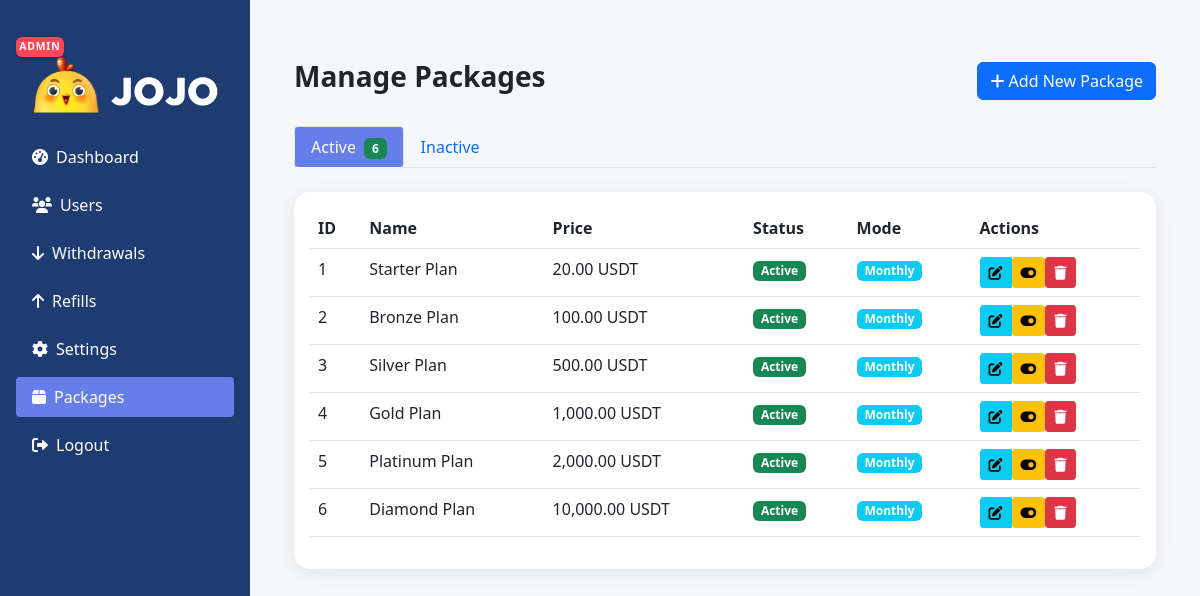
Screenshot of /admin/packages.php (signed in) with the database file from the repository.
### tables this page shows
CREATE TABLE packages (
    id INT AUTO_INCREMENT PRIMARY KEY,
    name VARCHAR(50) NOT NULL,
    price DECIMAL(10, 2) NOT NULL,
    status ENUM('active', 'inactive') DEFAULT 'active',
    description TEXT DEFAULT NULL,
    features TEXT DEFAULT NULL,
    order_index INT(11) DEFAULT 0,
    image_path VARCHAR(255) DEFAULT NULL,
    referral_bonus_enabled TINYINT(1) DEFAULT 1,
    mode ENUM('monthly', 'daily') DEFAULT 'monthly',
    daily_percentage DECIMAL(5, 2) DEFAULT 0.00,
    target_value DECIMAL(15, 2) DEFAULT 0.00,
    maturity_period INT(11) DEFAULT 90,
    created_at TIMESTAMP NULL DEFAULT CURRENT_TIMESTAMP(),
    updated_at TIMESTAMP NULL DEFAULT CURRENT_TIMESTAMP() ON UPDATE CURRENT_TIMESTAMP()
);

### config/config.php (called while the page is built, shortened)
<?php
function formatCurrency($amount)
{
    return number_format($amount, DECIMAL_PLACES) . ' USDT' ;
}

### admin/packages.php (the view, shortened to what this page needs)
<?php
require_once '../config/config.php';
require_once '../includes/functions.php';
$current_status = $_GET['status'] ?? 'active';
$valid_statuses = ['active', 'inactive'];
$current_status = in_array($current_status, $valid_statuses) ? $current_status : 'active';
$purchased = [];
try {
    $pdo = getConnection();
    $stmt = $pdo->query("SELECT DISTINCT package_id FROM user_packages");
    $purchased = array_column($stmt->fetchAll(), 'package_id');
} catch (Exception $e) {}
$where_clause = $current_status !== 'all' ? "WHERE status = ?" : "";
$params = $current_status !== 'all' ? [$current_status] : [];
$status_counts = ['active' => 0, 'inactive' => 0];
$error = '';
$packages = [];
try {
    foreach (['active', 'inactive'] as $status) {
        $stmt = $pdo->prepare("SELECT COUNT(*) FROM packages WHERE status = ?");
        $stmt->execute([$status]);
        $status_counts[$status] = $stmt->fetchColumn();
    }
    $stmt = $pdo->prepare("
        SELECT * FROM packages
        $where_clause
        ORDER BY price ASC
    ");
    $stmt->execute($params);
    $packages = $stmt->fetchAll();
} catch (Exception $e) {
    $error = "Failed to load packages: " . $e->getMessage();
    $packages = [];
}
?>
<!DOCTYPE html>
<html lang="en">
<head>
  <link href="https://cdn.jsdelivr.net/npm/bootstrap@5.3.0/dist/css/bootstrap.min.css" rel="stylesheet">
  <link href="https://cdnjs.cloudflare.com/ajax/libs/font-awesome/6.0.0/css/all.min.css" rel="stylesheet">
  <link href="../assets/css/admin.css" rel="stylesheet">
</head>
<body>
<nav class="sidebar-desktop">
  <div class="p-3">
      <span class="admin-badge">ADMIN</span>
      <div class="text-center mb-4">
          <img src="../assets/images/logo.png" alt="<?= SITE_NAME ?>" class="dashboard-logo">
      </div>
      <ul class="nav flex-column gap-2">
          <li><a href="dashboard.php" class="nav-link text-white"><i class="fas fa-tachometer-alt me-2"></i>Dashboard</a></li>
          <li><a href="users.php" class="nav-link text-white"><i class="fas fa-users me-2"></i>Users</a></li>
          <li><a href="withdrawals.php" class="nav-link text-white"><i class="fas fa-arrow-down me-2"></i>Withdrawals</a></li>
          <li><a href="refills.php" class="nav-link text-white"><i class="fas fa-arrow-up me-2"></i>Refills</a></li>
          <li><a href="settings.php" class="nav-link text-white"><i class="fas fa-cog me-2"></i>Settings</a></li>
          <li><a href="packages.php" class="nav-link text-white active"><i class="fas fa-box me-2"></i>Packages</a></li>
          <li><a href="../logout.php" class="nav-link text-white"><i class="fas fa-sign-out-alt me-2"></i>Logout</a></li>
      </ul>
  </div>
</nav>
<main class="main-content">
  <div class="container-fluid p-4">
    <div class="d-flex justify-content-between align-items-center pt-3 mb-4">
      <h1 class="h3 fw-bold">Manage Packages</h1>
      <button class="btn btn-primary" data-bs-toggle="modal" data-bs-target="#addPackageModal">
        <i class="fas fa-plus"></i> Add New Package
      </button>
    </div>
    <ul class="nav nav-tabs mb-4">
      <li class="nav-item">
          <a class="nav-link <?= $current_status === 'active' ? 'active' : '' ?>"
             href="packages.php?status=active">
              Active
              <?php if ($status_counts['active'] > 0): ?>
                  <span class="badge bg-success ms-1"><?= $status_counts['active'] ?></span>
              <?php endif; ?>
          </a>
      </li>
      <li class="nav-item">
          <a class="nav-link <?= $current_status === 'inactive' ? 'active' : '' ?>"
             href="packages.php?status=inactive">
              Inactive
          </a>
      </li>
    </ul>
    <div class="card">
      <div class="card-body">
          <?php if ($error): ?>
              <div class="alert alert-danger"><?= htmlspecialchars($error) ?></div>
          <?php else: ?>
              <div class="table-responsive">
                  <table class="table table-hover">
                      <thead>
                          <tr>
                              <th>ID</th>
                              <th>Name</th>
                              <th>Price</th>
                              <th>Status</th>
                              <th>Mode</th>
                              <th>Actions</th>
                          </tr>
                      </thead>
                      <tbody>
                          <?php foreach ($packages as $package): ?>
                          <tr>
                              <td><?= $package['id'] ?></td>
                              <td><?= htmlspecialchars($package['name']) ?></td>
                              <td><?= formatCurrency($package['price']) ?></td>
                              <td>
                                  <span class="badge bg-<?= $package['status'] === 'active' ? 'success' : 'secondary' ?>">
                                      <?= ucfirst($package['status']) ?>
                                  </span>
                              </td>
                              <td>
                                  <span class="badge bg-<?= $package['mode'] === 'daily' ? 'warning' : 'info' ?>">
                                      <?= ucfirst($package['mode']) ?>
                                  </span>
                              </td>
                              <td>
                                  <div class="btn-group btn-group-sm">
                                      <button class="btn btn-sm btn-info" data-bs-toggle="modal"
                                              data-bs-target="#editModal<?= $package['id'] ?>">
                                          <i class="fas fa-edit"></i>
                                      </button>
                                      <form method="POST" action="packages.php" class="d-inline">
                                          <button type="submit" class="btn btn-sm btn-warning">
                                              <i class="fas fa-toggle-<?= $package['status'] === 'active' ? 'on' : 'off' ?>"></i>
                                          </button>
                                      </form>
                                      <?php if (!in_array($package['id'], $purchased)): ?>
                                          <form method="POST" action="" class="d-inline" onsubmit="return confirm('Delete this package?')">
                                              <button type="submit" class="btn btn-sm btn-danger" title="Delete">
                                                  <i class="fas fa-trash"></i>
                                              </button>
                                          </form>
                                      <?php endif; ?>
                                  </div>
                              </td>
                          </tr>
                          <?php endforeach; ?>
                      </tbody>
                  </table>
              </div>
          <?php endif; ?>
      </div>
    </div>
  </div>
</main>
</body>
</html>

### assets/css/admin.css (style rules this page uses)
:root { --sidebar-width: 250px; --sidebar-bg: #2c3e50; --sidebar-hover: #34495e; --primary-color: #667eea; --secondary-color: #764ba2; }
body { font-family: -apple-system, BlinkMacSystemFont, "Segoe UI", Roboto, sans-serif; background-color: #f8f9fa; }
.main-content { margin-left: var(--sidebar-width); padding: 20px; min-height: 100vh; }
.btn-group-sm .btn-sm, .d-flex.gap-1 .btn-sm { padding: 0.25rem 0.5rem; font-size: 0.875rem; line-height: 1.5; border-radius: 0.2rem; }

### admin/packages.php (style rules this page uses)
:root { --primary: #667eea; --primary-dark: #1e3c72; }
body { background: #f5f7fa; font-family: 'Segoe UI', sans-serif; }
.sidebar-desktop { display: none; }
@media (min-width: 992px) { .sidebar-desktop { display: block; width: 250px; height: 100vh; position: fixed; top: 0; left: 0; background: var(--primary-dark); color: #fff; padding-top: 1rem; z-index: 1000; } }
@media (min-width: 992px) { .main-content { margin-left: 250px; } }
.nav-link.active { background: var(--primary) !important; color: #fff !important; border-radius: .25rem; }
.card { background: #fff; border: none; border-radius: 1rem; box-shadow: 0 4px 20px rgba(0,0,0,.08); transition: .4s; transform: translateY(20px); opacity: 0; }
.card.card-visible { transform: translateY(0); opacity: 1; }
.dashboard-logo { width: calc(100% - 2rem); max-width: 100%; margin-left: auto; margin-right: auto; display: block; }
.admin-badge { display: inline-block; background: #ff4757; color: #fff; font-size: .65rem; font-weight: 700; letter-spacing: .08em; padding: .15rem .2rem; border-radius: .375rem; text-transform: uppercase; box-shadow: 0 2px 4px rgba(0,0,0,.2); }

### rows the page displays
packages: id "1", name "Starter Plan", price "20.00 USDT", status "Active", mode "Monthly"
packages: id "2", name "Bronze Plan", price "100.00 USDT", status "Active", mode "Monthly"
packages: id "3", name "Silver Plan", price "500.00 USDT", status "Active", mode "Monthly"
packages: id "4", name "Gold Plan", price "1,000.00 USDT", status "Active", mode "Monthly"
packages: id "5", name "Platinum Plan", price "2,000.00 USDT", status "Active", mode "Monthly"
packages: id "6", name "Diamond Plan", price "10,000.00 USDT", status "Active", mode "Monthly"

### other values shown
$status_counts['active'] "6"
